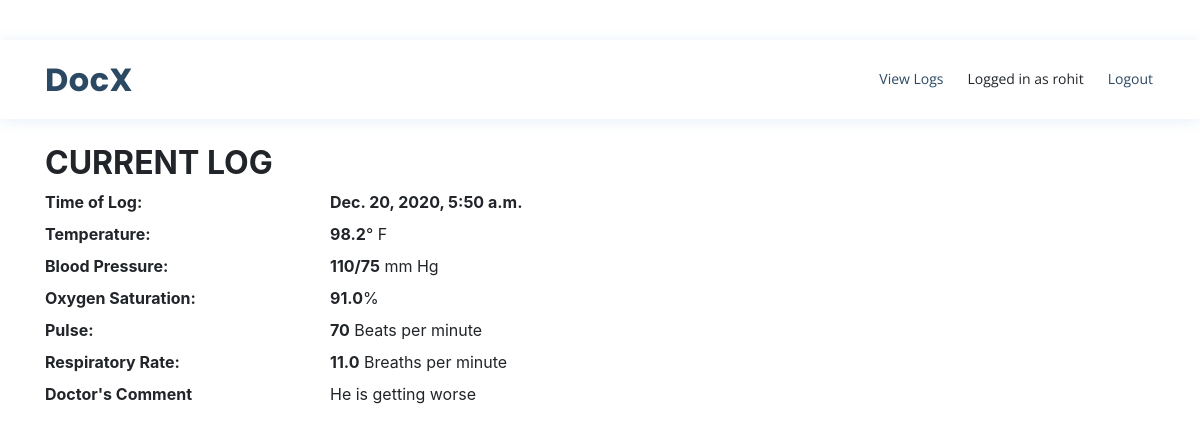
The app's page /viewlog/3 (signed in) with its own data.
### patient/models.py (models this page shows)
class Log(models.Model):
    temperature = models.FloatField()
    pulse = models.IntegerField(null=True)
    bp = models.CharField(max_length = 7)
    respiratory_rate = models.FloatField()
    oxygen_saturation = models.FloatField()
    doctor_comment = models.TextField(blank = True)
    added = models.DateTimeField(auto_now_add=True)
    user = models.ForeignKey(User, on_delete=models.CASCADE)

### patient/views.py (the view, shortened to what this page needs)
# urls.py: path('viewlog/<int:log_pk>', views.viewlog, name='viewlog'),
@login_required
def viewlog(request, log_pk):
    log = get_object_or_404(Log, pk=log_pk, user=request.user)
    if request.method == 'GET':
        form = LogForm(instance=log)
        return render(request, 'patient/viewlog.html', {'log':log, 'form':form})

### patient/templates/patient/viewlog.html
{% extends "patient/base.html" %}
{% block content %}
<br>
<br>
<br>
<br>
<br>
<br>
<h2><b>CURRENT LOG</b></h2>
<link href="https://maxcdn.bootstrapcdn.com/bootstrap/4.1.3/css/bootstrap.min.css" rel="stylesheet"/>
<dl class="row">
    <dt class="col-sm-3">Time of Log:</dt>
  <dd class="col-sm-9"><b>{{ log.added }}</b></dd>
  <dt class="col-sm-3">Temperature:</dt>
  <dd class="col-sm-9"><b>{{ log.temperature }}</b>° F</dd>
  <dt class="col-sm-3">Blood Pressure:</dt>
  <dd class="col-sm-9">
   <b>{{ log.bp }}</b> mm Hg
  </dd>
  <dt class="col-sm-3">Oxygen Saturation:</dt>
  <dd class="col-sm-9"><b>{{ log.oxygen_saturation }}</b>%</dd>
  <dt class="col-sm-3 text-truncate">Pulse:</dt>
  <dd class="col-sm-9"><b>{{ log.pulse }}</b> Beats per minute</dd>
  <dt class="col-sm-3 text-truncate">Respiratory Rate:</dt>
  <dd class="col-sm-9"><b>{{ log.respiratory_rate }}</b> Breaths per minute</dd>
  <dt class="col-sm-3">Doctor's Comment</dt>
  <dd class="col-sm-9">
      {{ log.doctor_comment}}</dd>
</dl>
{% endblock %}

### patient/templates/patient/base.html (shortened to what this page needs)
{% load static %}
<!DOCTYPE html>
<html lang="en">
<head>
  <link href="{% static 'patient/vendor/bootstrap/css/bootstrap.min.css' %}" rel="stylesheet">
  <link href="{% static 'patient/vendor/icofont/icofont.min.css' %}" rel="stylesheet">
  <link href="{% static 'patient/vendor/boxicons/css/boxicons.min.css' %}" rel="stylesheet">
  <link href="{% static 'patient/vendor/venobox/venobox.css' %}" rel="stylesheet">
  <link href="{% static 'patient/vendor/animate.css/animate.min.css' %}" rel="stylesheet">
  <link href="{% static 'patient/vendor/remixicon/remixicon.css' %}" rel="stylesheet">
  <link href="{% static 'patient/vendor/owl.carousel/assets/owl.carousel.min.css' %}" rel="stylesheet">
  <link href="{% static 'patient/vendor/bootstrap-datepicker/css/bootstrap-datepicker.min.css' %}" rel="stylesheet">
  <link href="{% static 'patient/css/style.css' %}" rel="stylesheet">
</head>
<body>
  <header id="header" class="fixed-top">
    <div class="container d-flex align-items-center">
      <h1 class="logo mr-auto"><a href="{% url 'home' %}">DocX</a></h1>
      <nav class="nav-menu d-none d-lg-block">
        <ul>
            {% if user.is_authenticated %}
                {% if user.username  == "medica01" %}
                    <li><a href="{% url 'createlog' %}">Create Log</a></li>
                    <li><a>Logged in as {{ user }}</a></li>
                    <li><a href="#" onclick="$('#signOutBtn').click()" class="nav-link">Logout</a>
                        <form style='display: none;' method="POST" action="{% url 'logoutuser' %}">
                            {% csrf_token %}
                            <button id="signOutBtn" type="submit">Logout</button>
                        </form></li>
                {% else %}
                    <li><a href="{% url 'viewlogs' %}">View Logs</a></li>
                    <li><a>Logged in as {{ user }}</a></li>
                    <li><a href="#" onclick="$('#signOutBtn').click()" class="nav-link">Logout</a>
                        </li>
                    {% endif %}
            {% else %}
            <li><a href="#appointment">Nearby Doctors</a></li>
            <li><a href="{% url 'loginhospital' %}">Login as Hospital</a></li>
        </ul>
      </nav>
      <a href="{% url 'loginuser' %}" class="appointment-btn scrollto">Patient Login</a>
      {% endif %}
    </div>
  </header>
  <div class="container">
    {% block content %}{% endblock %}
    </div>

### patient/static/patient/css/style.css (style rules this page uses)
body { font-family: "Open Sans", sans-serif; color: #444444; }
a { color: #1977cc; }
h1, h2, h3, h4, h5, h6 { font-family: "Raleway", sans-serif; }
#header { background: #fff; transition: all 0.5s; z-index: 997; padding: 15px 0; top: 40px; box-shadow: 0px 2px 15px rgba(25, 119, 204, 0.1); }
#header .logo { font-size: 32px; margin: 0; padding: 0; line-height: 1; font-weight: 700; letter-spacing: 0.5px; font-family: "Poppins", sans-serif; }
#header .logo a { color: #2c4964; }
.nav-menu ul { margin: 0; padding: 0; list-style: none; }
.nav-menu > ul { display: flex; }
.nav-menu > ul > li { position: relative; white-space: nowrap; padding: 8px 0 8px 20px; }
.nav-menu a { display: block; position: relative; color: #2c4964; transition: 0.3s; font-size: 14px; font-family: "Open Sans", sans-serif; padding: 5px 2px; border-bottom: 2px solid #fff; }

### records on screen
Log: added "Dec. 20, 2020, 5:50 a.m.", temperature "98.2", bp "110/75", oxygen_saturation "91.0", pulse "70", respiratory_rate "11.0", doctor_comment "He is getting worse"

### other values on screen
{{ user }} "rohit"
